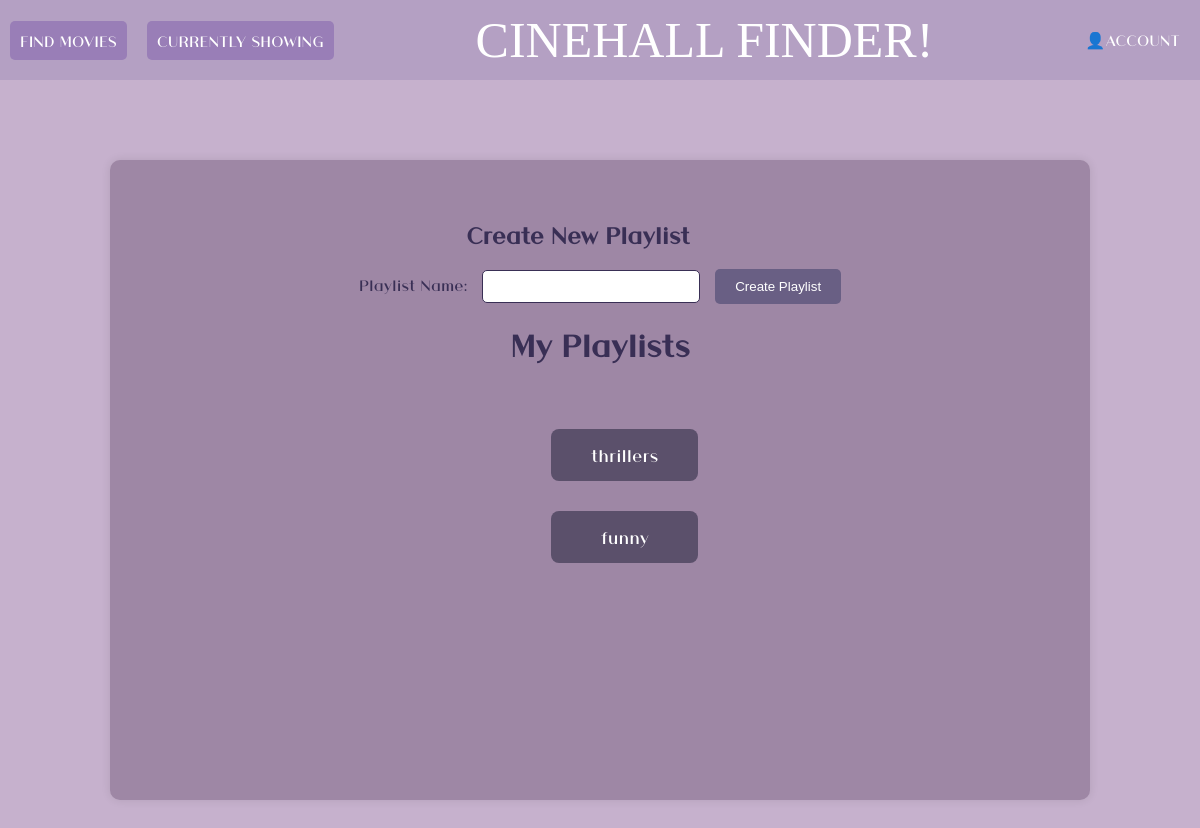
The app's page /playlists (signed in), older data.
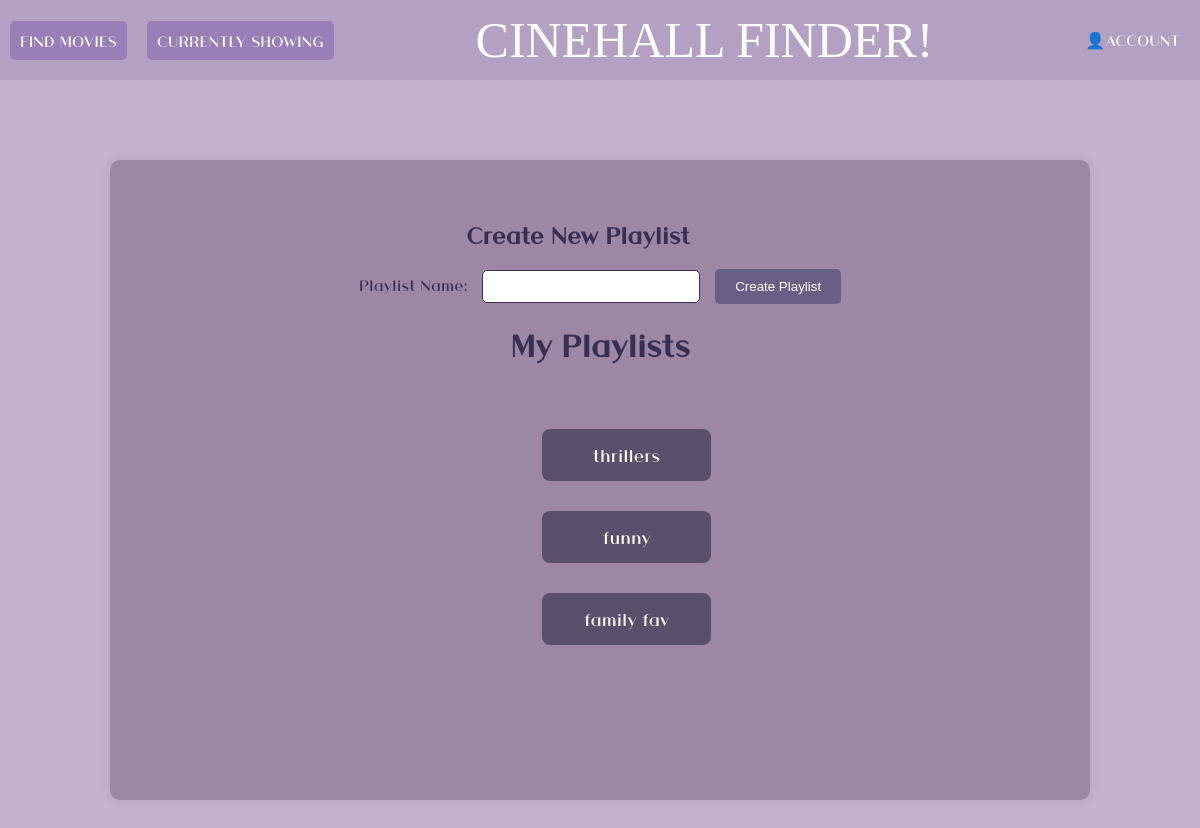
The same page, newer data.
### app/models.py (models this page shows)
class Playlist(db.Model):
    id = db.Column(db.Integer, primary_key=True)
    name = db.Column(db.String(255), nullable=False)
    username = db.Column(db.String(80), db.ForeignKey('user.username'), nullable=False)
    user = db.relationship('User', backref='playlists')

### app/routes.py (the view)
@app.route('/playlists')
def playlists():
    current_username = session.get('username')
    playlists = Playlist.query.filter_by(username=current_username).all()
    return render_template('playlists.html', playlists=playlists, username=current_username)

### app/templates/playlists.html (shortened to what this page needs)
{% extends 'base1.html' %}
{% block content %}
<div class="full-screen-container" style="display: flex; justify-content: center; align-items: center; height: 100vh; background-color: #c6b1cd;">
    <div class="content-container" style="text-align: center; background-color: #9e87a5; width: 80%; height: 70vh; max-width: 900px; box-shadow: 0 0 10px rgba(0, 0, 0, 0.1); padding: 40px; border-radius: 10px;">
        <h2 style="color: #392f55; margin-bottom: 20px;">Create New Playlist</h2>
        <form action="{{ url_for('create_playlist') }}" method="POST" style="margin-bottom: 20px;">
            <label for="playlist_name" style="color: #392f55; font-size: 16px; margin-right: 10px;">Playlist Name:</label>
            <input type="text" id="playlist_name" name="playlist_name" required style="padding: 8px; border: 1px solid #392f55; border-radius: 5px; margin-right: 10px; width: 200px;">
            <button type="submit" style="background-color: #695f84; color: white; padding: 10px 20px; border: none; border-radius: 5px;">Create Playlist</button>
        </form>
        <h1 style="color: #392f55; margin-bottom: 50px;">My Playlists</h1>
        <div style="margin-bottom: 30px; display: flex; justify-content: center;">
            <ul style="list-style: none; padding: 0;">
                {% for playlist in playlists %}
                    <li style="margin-bottom: 30px;">
                        <div class="playlist-box" style="background-color: #5b506b; padding: 15px; border-radius: 8px; width: 120%;">
                            <a href="/playlist/{{ playlist.id }}" style="text-decoration: none; color: white; font-size: 18px;">{{ playlist.name }}</a>
                        </div>
                    </li>
                {% endfor %}
            </ul>
        </div>
    </div>
</div>
{% endblock %}

### app/templates/base1.html (shortened to what this page needs)
<!DOCTYPE html>
<html lang="en">
<head>
</head>
<body>
    <div class="navbar">
        <div class="icons">
            <div class="dropdown">
                <a href="{{ url_for('search', username=username) }}" class="all-products-button">FIND MOVIES</a>
            </div>
            <div class="dropdown">
                <a href="{{ url_for('current_movies', username=username) }}" class="all-products-button">CURRENTLY SHOWING</a>
            </div>
        </div>
        <div class="icons">
            <a href="{{ url_for('dashboard', username=session.username) }}" class="website-name">CINEHALL FINDER!</a>
        </div>
        <div class="'icons">
            <div class="dropdown">
                <a href="#">👤ACCOUNT</a>
            </div>
        </div>
    </div>
    <div class="content">
        {% block content %}{% endblock %}
    </div>
</body>
</html>

### app/templates/base1.html (style rules this page uses)
body { margin: 0; font-family: Font1,Arial, sans-serif; background-color: #e5d7ec; color: #615f5f; text-align: center; }
.navbar { display: flex; justify-content: space-between; align-items: center; background-color: #b4a0c3; color: white; padding: 10px; height: 60px; position: relative; }
.navbar a, .dropdown-content a { color: white; text-decoration: none; padding: 10px; }
.dropdown { position: relative; display: inline-block; }
.icons { display: flex; align-items: center; }
.icons a { margin-right: 20px; position: relative; }
h2 { display: flex; justify-content: flex-end; max-width: 60%; }
.website-name { font-family: myFont; font-size: 50px; }
.all-products-button { padding: 10px 20px; background-color: #997eb7; color: white; border: none; border-radius: 5px; text-decoration: none; cursor: pointer; transition: background-color 0.3s ease; }

### app/templates/playlists.html (style rules this page uses)
.playlist-box { transition: transform 0.3s ease; }

Row changes from the older to the newer data that the page shows:
added Playlist: name "family fav"
